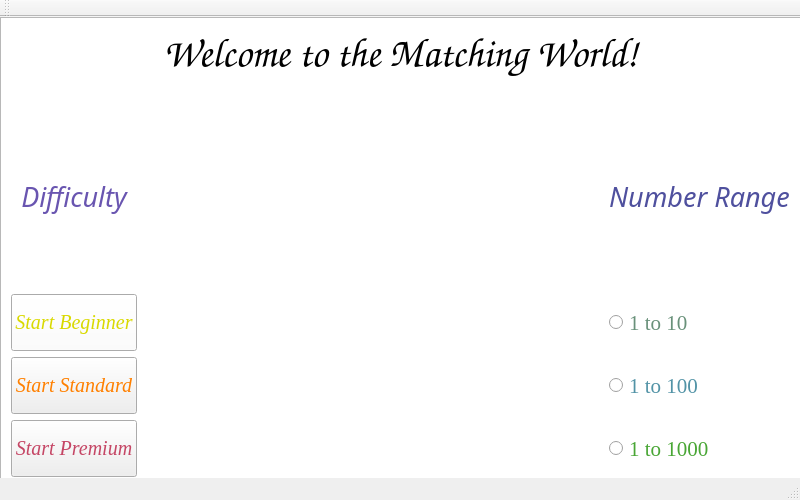
<?xml version="1.0" encoding="UTF-8"?>
<ui version="4.0">
 <class>MainWindow</class>
 <widget class="QMainWindow" name="MainWindow">
  <property name="geometry">
   <rect>
    <x>0</x>
    <y>0</y>
    <width>800</width>
    <height>500</height>
   </rect>
  </property>
  <property name="minimumSize">
   <size>
    <width>800</width>
    <height>500</height>
   </size>
  </property>
  <property name="maximumSize">
   <size>
    <width>800</width>
    <height>500</height>
   </size>
  </property>
  <property name="windowTitle">
   <string>MainWindow</string>
  </property>
  <property name="styleSheet">
   <string notr="true">qrc:/image/gameboard_background.jpeg</string>
  </property>
  <widget class="QWidget" name="centralWidget">
   <widget class="QWidget" name="verticalLayoutWidget_4">
    <property name="geometry">
     <rect>
      <x>0</x>
      <y>0</y>
      <width>801</width>
      <height>471</height>
     </rect>
    </property>
    <layout class="QVBoxLayout" name="verticalLayout_4">
     <item>
      <widget class="QLabel" name="label">
       <property name="font">
        <font>
         <family>Comic Sans MS</family>
         <pointsize>30</pointsize>
        </font>
       </property>
       <property name="text">
        <string>Welcome to the Matching World!</string>
       </property>
       <property name="alignment">
        <set>Qt::AlignCenter</set>
       </property>
      </widget>
     </item>
     <item>
      <spacer name="verticalSpacer">
       <property name="orientation">
        <enum>Qt::Vertical</enum>
       </property>
       <property name="sizeType">
        <enum>QSizePolicy::Minimum</enum>
       </property>
       <property name="sizeHint" stdset="0">
        <size>
         <width>10</width>
         <height>20</height>
        </size>
       </property>
      </spacer>
     </item>
     <item>
      <layout class="QHBoxLayout" name="horizontalLayout">
       <item>
        <layout class="QVBoxLayout" name="verticalLayout">
         <item>
          <widget class="QLabel" name="label_2">
           <property name="sizePolicy">
            <sizepolicy hsizetype="Preferred" vsizetype="Expanding">
             <horstretch>0</horstretch>
             <verstretch>0</verstretch>
            </sizepolicy>
           </property>
           <property name="palette">
            <palette>
             <active>
              <colorrole role="WindowText">
               <brush brushstyle="SolidPattern">
                <color alpha="255">
                 <red>105</red>
                 <green>85</green>
                 <blue>176</blue>
                </color>
               </brush>
              </colorrole>
             </active>
             <inactive>
              <colorrole role="WindowText">
               <brush brushstyle="SolidPattern">
                <color alpha="255">
                 <red>105</red>
                 <green>85</green>
                 <blue>176</blue>
                </color>
               </brush>
              </colorrole>
             </inactive>
             <disabled>
              <colorrole role="WindowText">
               <brush brushstyle="SolidPattern">
                <color alpha="255">
                 <red>127</red>
                 <green>127</green>
                 <blue>127</blue>
                </color>
               </brush>
              </colorrole>
             </disabled>
            </palette>
           </property>
           <property name="font">
            <font>
             <family>Savoye LET</family>
             <pointsize>20</pointsize>
             <weight>50</weight>
             <italic>true</italic>
             <bold>false</bold>
            </font>
           </property>
           <property name="text">
            <string>Difficulty</string>
           </property>
           <property name="textFormat">
            <enum>Qt::AutoText</enum>
           </property>
           <property name="alignment">
            <set>Qt::AlignCenter</set>
           </property>
          </widget>
         </item>
         <item>
          <layout class="QVBoxLayout" name="verticalLayout_6">
           <item>
            <widget class="QPushButton" name="pushButton_5">
             <property name="sizePolicy">
              <sizepolicy hsizetype="Minimum" vsizetype="MinimumExpanding">
               <horstretch>0</horstretch>
               <verstretch>0</verstretch>
              </sizepolicy>
             </property>
             <property name="palette">
              <palette>
               <active>
                <colorrole role="WindowText">
                 <brush brushstyle="SolidPattern">
                  <color alpha="255">
                   <red>0</red>
                   <green>0</green>
                   <blue>0</blue>
                  </color>
                 </brush>
                </colorrole>
                <colorrole role="Button">
                 <brush brushstyle="SolidPattern">
                  <color alpha="255">
                   <red>255</red>
                   <green>255</green>
                   <blue>255</blue>
                  </color>
                 </brush>
                </colorrole>
                <colorrole role="ButtonText">
                 <brush brushstyle="SolidPattern">
                  <color alpha="255">
                   <red>217</red>
                   <green>217</green>
                   <blue>0</blue>
                  </color>
                 </brush>
                </colorrole>
               </active>
               <inactive>
                <colorrole role="WindowText">
                 <brush brushstyle="SolidPattern">
                  <color alpha="255">
                   <red>0</red>
                   <green>0</green>
                   <blue>0</blue>
                  </color>
                 </brush>
                </colorrole>
                <colorrole role="Button">
                 <brush brushstyle="SolidPattern">
                  <color alpha="255">
                   <red>255</red>
                   <green>255</green>
                   <blue>255</blue>
                  </color>
                 </brush>
                </colorrole>
                <colorrole role="ButtonText">
                 <brush brushstyle="SolidPattern">
                  <color alpha="255">
                   <red>217</red>
                   <green>217</green>
                   <blue>0</blue>
                  </color>
                 </brush>
                </colorrole>
               </inactive>
               <disabled>
                <colorrole role="WindowText">
                 <brush brushstyle="SolidPattern">
                  <color alpha="255">
                   <red>127</red>
                   <green>127</green>
                   <blue>127</blue>
                  </color>
                 </brush>
                </colorrole>
                <colorrole role="Button">
                 <brush brushstyle="SolidPattern">
                  <color alpha="255">
                   <red>255</red>
                   <green>255</green>
                   <blue>255</blue>
                  </color>
                 </brush>
                </colorrole>
                <colorrole role="ButtonText">
                 <brush brushstyle="SolidPattern">
                  <color alpha="255">
                   <red>148</red>
                   <green>148</green>
                   <blue>148</blue>
                  </color>
                 </brush>
                </colorrole>
               </disabled>
              </palette>
             </property>
             <property name="font">
              <font>
               <family>Times New Roman</family>
               <pointsize>15</pointsize>
               <italic>true</italic>
              </font>
             </property>
             <property name="text">
              <string>Start Beginner</string>
             </property>
            </widget>
           </item>
           <item>
            <widget class="QPushButton" name="pushButton_6">
             <property name="sizePolicy">
              <sizepolicy hsizetype="Minimum" vsizetype="MinimumExpanding">
               <horstretch>0</horstretch>
               <verstretch>0</verstretch>
              </sizepolicy>
             </property>
             <property name="palette">
              <palette>
               <active>
                <colorrole role="ButtonText">
                 <brush brushstyle="SolidPattern">
                  <color alpha="255">
                   <red>255</red>
                   <green>128</green>
                   <blue>0</blue>
                  </color>
                 </brush>
                </colorrole>
               </active>
               <inactive>
                <colorrole role="ButtonText">
                 <brush brushstyle="SolidPattern">
                  <color alpha="255">
                   <red>255</red>
                   <green>128</green>
                   <blue>0</blue>
                  </color>
                 </brush>
                </colorrole>
               </inactive>
               <disabled>
                <colorrole role="ButtonText">
                 <brush brushstyle="SolidPattern">
                  <color alpha="255">
                   <red>148</red>
                   <green>148</green>
                   <blue>148</blue>
                  </color>
                 </brush>
                </colorrole>
               </disabled>
              </palette>
             </property>
             <property name="font">
              <font>
               <family>Times New Roman</family>
               <pointsize>15</pointsize>
               <italic>true</italic>
              </font>
             </property>
             <property name="text">
              <string>Start Standard</string>
             </property>
            </widget>
           </item>
           <item>
            <widget class="QPushButton" name="pushButton_7">
             <property name="sizePolicy">
              <sizepolicy hsizetype="Minimum" vsizetype="MinimumExpanding">
               <horstretch>0</horstretch>
               <verstretch>0</verstretch>
              </sizepolicy>
             </property>
             <property name="palette">
              <palette>
               <active>
                <colorrole role="ButtonText">
                 <brush brushstyle="SolidPattern">
                  <color alpha="255">
                   <red>197</red>
                   <green>70</green>
                   <blue>101</blue>
                  </color>
                 </brush>
                </colorrole>
               </active>
               <inactive>
                <colorrole role="ButtonText">
                 <brush brushstyle="SolidPattern">
                  <color alpha="255">
                   <red>197</red>
                   <green>70</green>
                   <blue>101</blue>
                  </color>
                 </brush>
                </colorrole>
               </inactive>
               <disabled>
                <colorrole role="ButtonText">
                 <brush brushstyle="SolidPattern">
                  <color alpha="255">
                   <red>148</red>
                   <green>148</green>
                   <blue>148</blue>
                  </color>
                 </brush>
                </colorrole>
               </disabled>
              </palette>
             </property>
             <property name="font">
              <font>
               <family>Times New Roman</family>
               <pointsize>15</pointsize>
               <italic>true</italic>
              </font>
             </property>
             <property name="text">
              <string>Start Premium</string>
             </property>
            </widget>
           </item>
          </layout>
         </item>
        </layout>
       </item>
       <item>
        <spacer name="horizontalSpacer">
         <property name="orientation">
          <enum>Qt::Horizontal</enum>
         </property>
         <property name="sizeType">
          <enum>QSizePolicy::Fixed</enum>
         </property>
         <property name="sizeHint" stdset="0">
          <size>
           <width>500</width>
           <height>20</height>
          </size>
         </property>
        </spacer>
       </item>
       <item>
        <layout class="QVBoxLayout" name="verticalLayout_2">
         <item>
          <layout class="QVBoxLayout" name="verticalLayout_3">
           <item>
            <widget class="QLabel" name="label_3">
             <property name="sizePolicy">
              <sizepolicy hsizetype="Preferred" vsizetype="Expanding">
               <horstretch>0</horstretch>
               <verstretch>0</verstretch>
              </sizepolicy>
             </property>
             <property name="palette">
              <palette>
               <active>
                <colorrole role="WindowText">
                 <brush brushstyle="SolidPattern">
                  <color alpha="255">
                   <red>79</red>
                   <green>80</green>
                   <blue>158</blue>
                  </color>
                 </brush>
                </colorrole>
               </active>
               <inactive>
                <colorrole role="WindowText">
                 <brush brushstyle="SolidPattern">
                  <color alpha="255">
                   <red>79</red>
                   <green>80</green>
                   <blue>158</blue>
                  </color>
                 </brush>
                </colorrole>
               </inactive>
               <disabled>
                <colorrole role="WindowText">
                 <brush brushstyle="SolidPattern">
                  <color alpha="255">
                   <red>127</red>
                   <green>127</green>
                   <blue>127</blue>
                  </color>
                 </brush>
                </colorrole>
               </disabled>
              </palette>
             </property>
             <property name="font">
              <font>
               <family>Savoye LET</family>
               <pointsize>20</pointsize>
               <italic>true</italic>
              </font>
             </property>
             <property name="text">
              <string>Number Range</string>
             </property>
             <property name="alignment">
              <set>Qt::AlignCenter</set>
             </property>
            </widget>
           </item>
           <item>
            <layout class="QVBoxLayout" name="verticalLayout_5">
             <item>
              <widget class="QRadioButton" name="radioButton">
               <property name="sizePolicy">
                <sizepolicy hsizetype="Minimum" vsizetype="Expanding">
                 <horstretch>0</horstretch>
                 <verstretch>0</verstretch>
                </sizepolicy>
               </property>
               <property name="palette">
                <palette>
                 <active>
                  <colorrole role="WindowText">
                   <brush brushstyle="SolidPattern">
                    <color alpha="255">
                     <red>105</red>
                     <green>145</green>
                     <blue>122</blue>
                    </color>
                   </brush>
                  </colorrole>
                 </active>
                 <inactive>
                  <colorrole role="WindowText">
                   <brush brushstyle="SolidPattern">
                    <color alpha="255">
                     <red>105</red>
                     <green>145</green>
                     <blue>122</blue>
                    </color>
                   </brush>
                  </colorrole>
                 </inactive>
                 <disabled>
                  <colorrole role="WindowText">
                   <brush brushstyle="SolidPattern">
                    <color alpha="255">
                     <red>127</red>
                     <green>127</green>
                     <blue>127</blue>
                    </color>
                   </brush>
                  </colorrole>
                 </disabled>
                </palette>
               </property>
               <property name="font">
                <font>
                 <family>Times New Roman</family>
                 <pointsize>16</pointsize>
                </font>
               </property>
               <property name="text">
                <string>1 to 10</string>
               </property>
               <property name="iconSize">
                <size>
                 <width>16</width>
                 <height>20</height>
                </size>
               </property>
              </widget>
             </item>
             <item>
              <widget class="QRadioButton" name="radioButton_2">
               <property name="sizePolicy">
                <sizepolicy hsizetype="Minimum" vsizetype="Expanding">
                 <horstretch>0</horstretch>
                 <verstretch>0</verstretch>
                </sizepolicy>
               </property>
               <property name="palette">
                <palette>
                 <active>
                  <colorrole role="WindowText">
                   <brush brushstyle="SolidPattern">
                    <color alpha="255">
                     <red>82</red>
                     <green>147</green>
                     <blue>166</blue>
                    </color>
                   </brush>
                  </colorrole>
                 </active>
                 <inactive>
                  <colorrole role="WindowText">
                   <brush brushstyle="SolidPattern">
                    <color alpha="255">
                     <red>82</red>
                     <green>147</green>
                     <blue>166</blue>
                    </color>
                   </brush>
                  </colorrole>
                 </inactive>
                 <disabled>
                  <colorrole role="WindowText">
                   <brush brushstyle="SolidPattern">
                    <color alpha="255">
                     <red>127</red>
                     <green>127</green>
                     <blue>127</blue>
                    </color>
                   </brush>
                  </colorrole>
                 </disabled>
                </palette>
               </property>
               <property name="font">
                <font>
                 <family>Times New Roman</family>
                 <pointsize>16</pointsize>
                </font>
               </property>
               <property name="text">
                <string>1 to 100</string>
               </property>
               <property name="iconSize">
                <size>
                 <width>16</width>
                 <height>20</height>
                </size>
               </property>
              </widget>
             </item>
             <item>
              <widget class="QRadioButton" name="radioButton_3">
               <property name="sizePolicy">
                <sizepolicy hsizetype="Minimum" vsizetype="Expanding">
                 <horstretch>0</horstretch>
                 <verstretch>0</verstretch>
                </sizepolicy>
               </property>
               <property name="palette">
                <palette>
                 <active>
                  <colorrole role="WindowText">
                   <brush brushstyle="SolidPattern">
                    <color alpha="255">
                     <red>73</red>
                     <green>166</green>
                     <blue>53</blue>
                    </color>
                   </brush>
                  </colorrole>
                 </active>
                 <inactive>
                  <colorrole role="WindowText">
                   <brush brushstyle="SolidPattern">
                    <color alpha="255">
                     <red>73</red>
                     <green>166</green>
                     <blue>53</blue>
                    </color>
                   </brush>
                  </colorrole>
                 </inactive>
                 <disabled>
                  <colorrole role="WindowText">
                   <brush brushstyle="SolidPattern">
                    <color alpha="255">
                     <red>127</red>
                     <green>127</green>
                     <blue>127</blue>
                    </color>
                   </brush>
                  </colorrole>
                 </disabled>
                </palette>
               </property>
               <property name="font">
                <font>
                 <family>Times New Roman</family>
                 <pointsize>16</pointsize>
                </font>
               </property>
               <property name="text">
                <string>1 to 1000</string>
               </property>
              </widget>
             </item>
            </layout>
           </item>
          </layout>
         </item>
        </layout>
       </item>
      </layout>
     </item>
    </layout>
   </widget>
   <widget class="QGraphicsView" name="graphicsView">
    <property name="geometry">
     <rect>
      <x>0</x>
      <y>0</y>
      <width>801</width>
      <height>471</height>
     </rect>
    </property>
    <property name="styleSheet">
     <string notr="true">background-image:url(:/image/MW_bg.jpg)</string>
    </property>
   </widget>
   <zorder>graphicsView</zorder>
   <zorder>verticalLayoutWidget_4</zorder>
  </widget>
  <widget class="QToolBar" name="mainToolBar">
   <attribute name="toolBarArea">
    <enum>TopToolBarArea</enum>
   </attribute>
   <attribute name="toolBarBreak">
    <bool>false</bool>
   </attribute>
  </widget>
  <widget class="QStatusBar" name="statusBar"/>
 </widget>
 <layoutdefault spacing="6" margin="11"/>
 <resources/>
 <connections>
  <connection>
   <sender>pushButton_5</sender>
   <signal>clicked()</signal>
   <receiver>MainWindow</receiver>
   <slot>start_beginner()</slot>
   <hints>
    <hint type="sourcelabel">
     <x>110</x>
     <y>279</y>
    </hint>
    <hint type="destinationlabel">
     <x>78</x>
     <y>219</y>
    </hint>
   </hints>
  </connection>
  <connection>
   <sender>radioButton</sender>
   <signal>toggled(bool)</signal>
   <receiver>MainWindow</receiver>
   <slot>update_type_10()</slot>
   <hints>
    <hint type="sourcelabel">
     <x>313</x>
     <y>273</y>
    </hint>
    <hint type="destinationlabel">
     <x>318</x>
     <y>206</y>
    </hint>
   </hints>
  </connection>
  <connection>
   <sender>radioButton_2</sender>
   <signal>toggled(bool)</signal>
   <receiver>MainWindow</receiver>
   <slot>update_type_100()</slot>
   <hints>
    <hint type="sourcelabel">
     <x>475</x>
     <y>323</y>
    </hint>
    <hint type="destinationlabel">
     <x>337</x>
     <y>319</y>
    </hint>
   </hints>
  </connection>
  <connection>
   <sender>pushButton_6</sender>
   <signal>clicked()</signal>
   <receiver>MainWindow</receiver>
   <slot>start_standard()</slot>
   <hints>
    <hint type="sourcelabel">
     <x>178</x>
     <y>306</y>
    </hint>
    <hint type="destinationlabel">
     <x>176</x>
     <y>216</y>
    </hint>
   </hints>
  </connection>
  <connection>
   <sender>pushButton_7</sender>
   <signal>clicked()</signal>
   <receiver>MainWindow</receiver>
   <slot>start_premium()</slot>
   <hints>
    <hint type="sourcelabel">
     <x>117</x>
     <y>347</y>
    </hint>
    <hint type="destinationlabel">
     <x>113</x>
     <y>372</y>
    </hint>
   </hints>
  </connection>
  <connection>
   <sender>radioButton_3</sender>
   <signal>toggled(bool)</signal>
   <receiver>MainWindow</receiver>
   <slot>update_type_1000()</slot>
   <hints>
    <hint type="sourcelabel">
     <x>368</x>
     <y>337</y>
    </hint>
    <hint type="destinationlabel">
     <x>352</x>
     <y>364</y>
    </hint>
   </hints>
  </connection>
 </connections>
 <slots>
  <slot>update_type_10()</slot>
  <slot>update_type_100()</slot>
  <slot>start_beginner()</slot>
  <slot>start_standard()</slot>
  <slot>start_premium()</slot>
  <slot>update_type_1000()</slot>
 </slots>
</ui>
